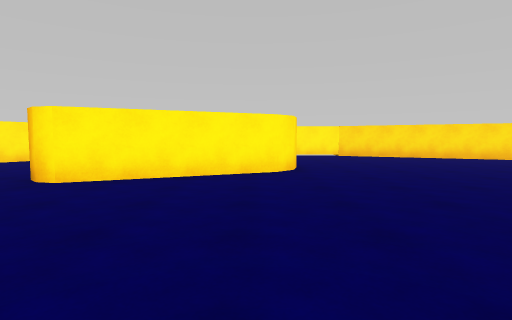
[1] (above)

24 first-person views from a walk through a Unity game level. The camera is 1.3 m above the floor, tilts 4° down and sees 80° across. The floor is counted in squares, 2 m on a side. Each view is taken from the middle of a square. On the plan, view 1 faces up. The plan holds only what a view shows up to about 10 squares ahead; the rest is blank.

[2]
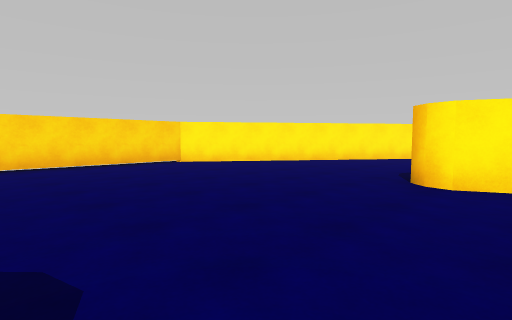

[3]
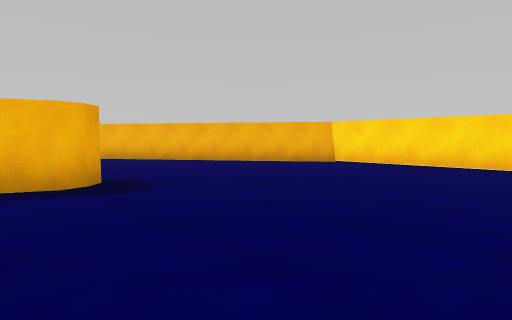

[4]
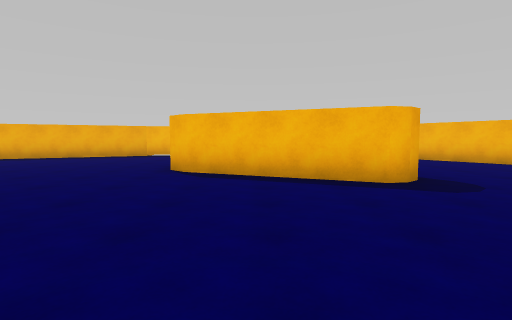

[5]
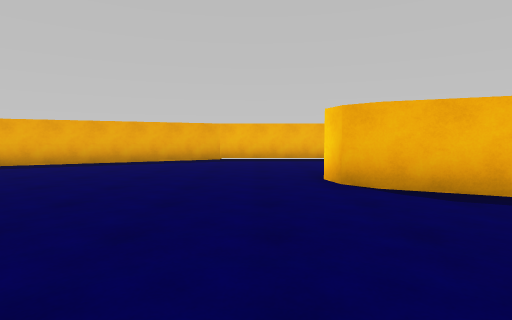

[6]
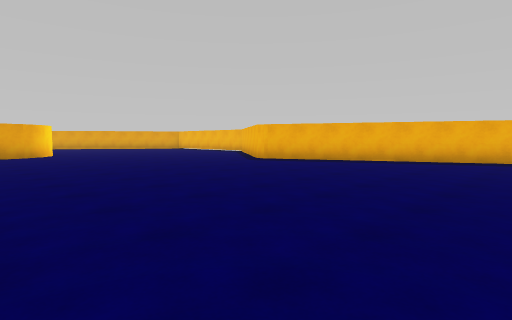

[7]
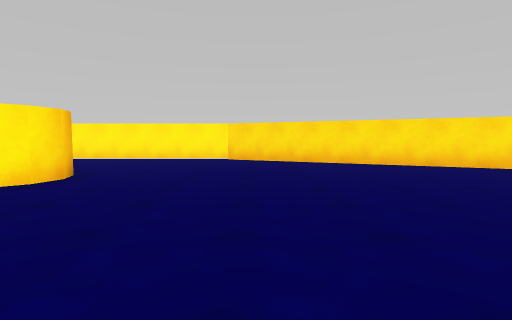

[8]
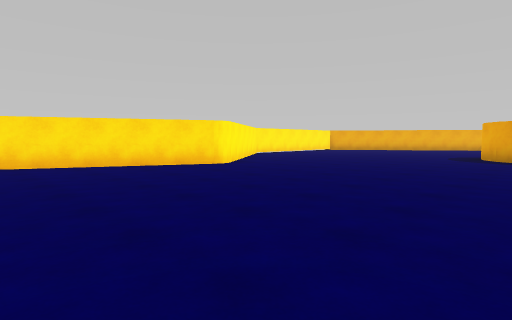

[9]
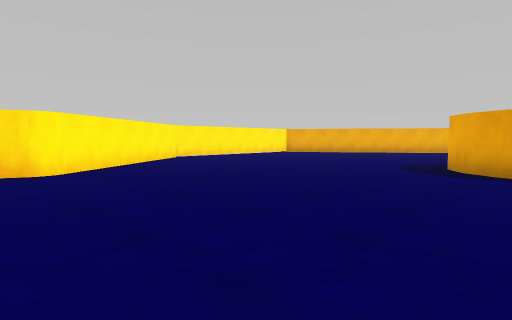

[10]
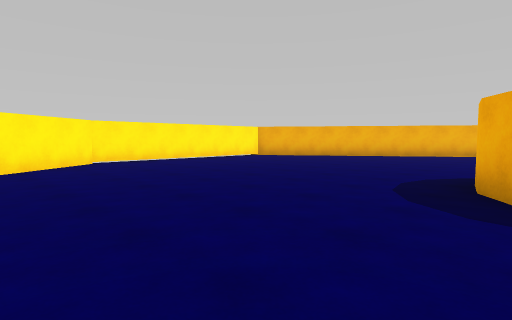

[11]
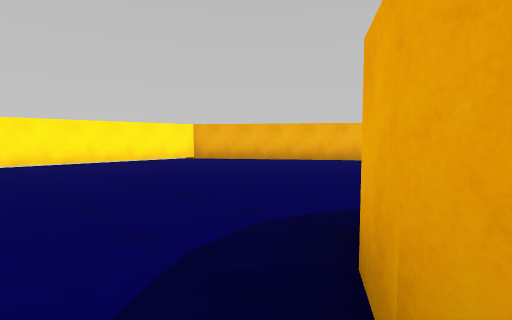

[12]
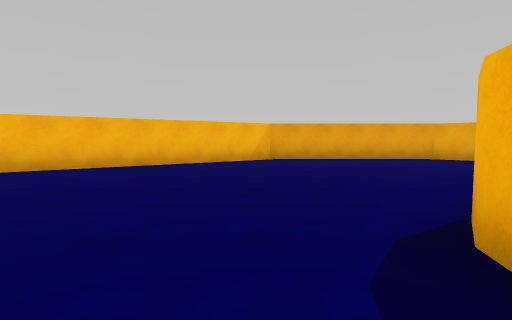

[13]
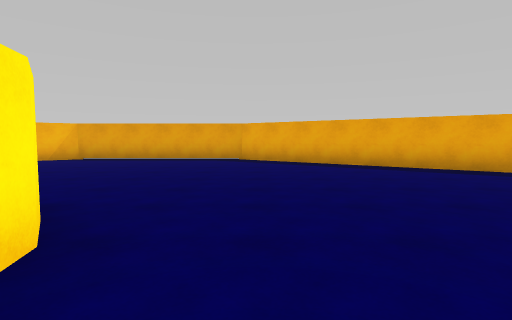

[14]
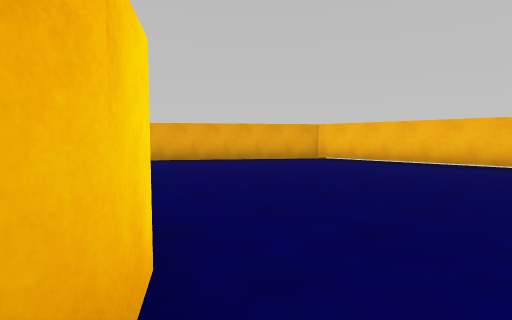

[15]
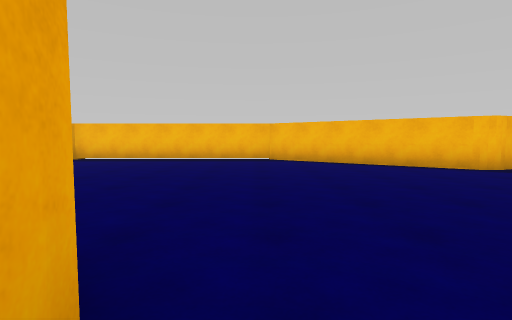

[16]
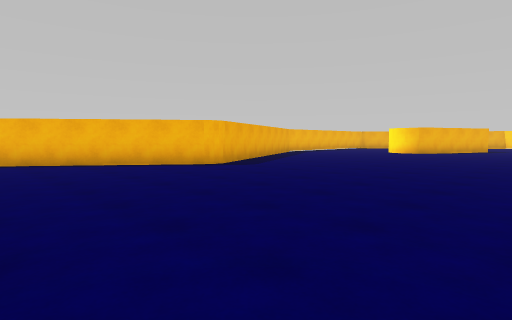

[17]
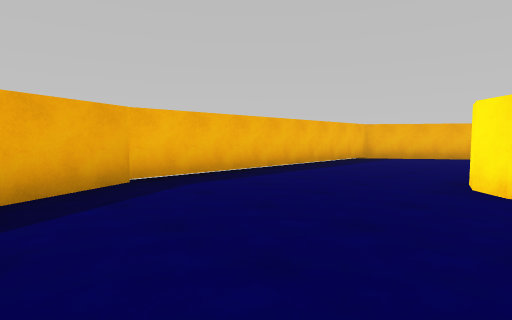

[18]
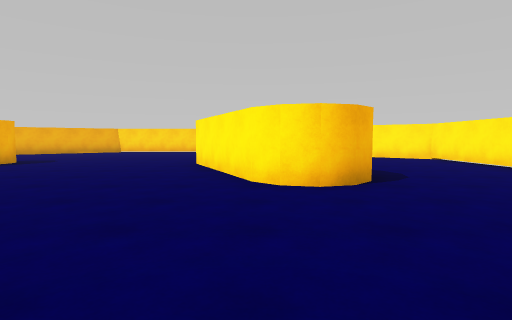

[19]
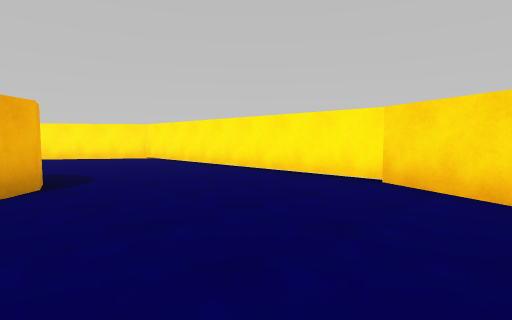

[20]
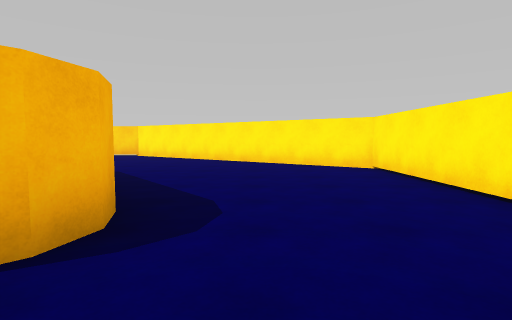

[21]
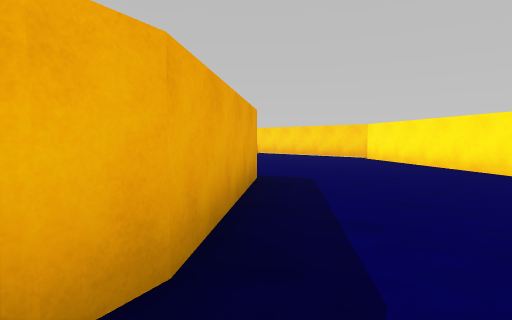

[22]
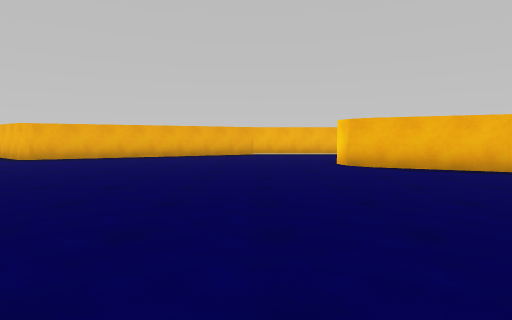

[23]
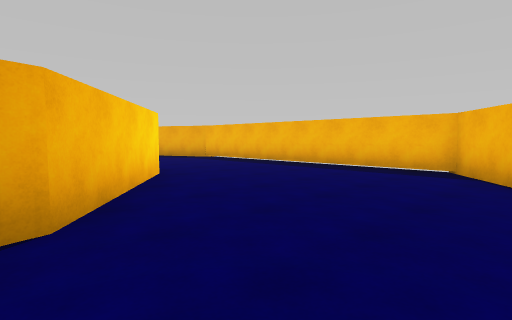

[24]
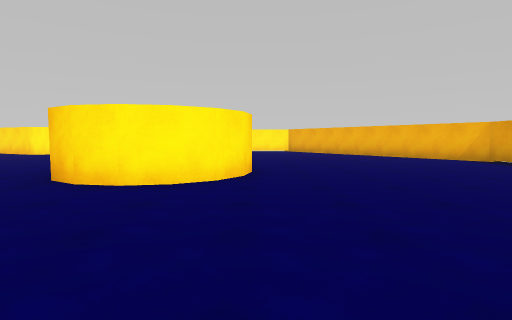

### Floor plan
Points are (right, up) in squares from view 1. A wall is a line through its corners. A room is listed if a view was taken in it or the views show most of it. See-through windows are left out.
Room 1 (views 1, 2, 3, 4, 5, 6, 7, 8, 9, 10, 11, 12, 13, 14, 15, 16, 17, 18, 19, 20, 21, 22, 23, 24)
walls: (10.1, -4.2) (14.6, -7.5) (20.7, -7.5) (25.5, -0.6) (25.5, 4.6) (20.6, 11.5) (14.6, 11.5) (10.2, 8.2) (3.1, 11.5) (-4.7, 11.5) (-9.5, 4.6) (-9.5, -0.6) (-4.7, -7.5) (3.1, -7.5) (10.1, -4.2); (15.4, 2.6) (15.8, 3.3) (16.4, 3.7) (17.1, 3.8); (0.8, 6.4) (0.4, 5.9); (0.8, -3.3) (0.4, -3.8) (-0.2, -3.9); (17.8, 3.7) (18.5, 3.2); (-0.6, -3.8) (-3.6, -1.5); (18.9, 1.9) (18.8, 1.3) (18.4, 0.7) (17.8, 0.3) (17.1, 0.2) (16.4, 0.3) (15.8, 0.7) (15.4, 1.3) (15.3, 2); (-2.9, 4.4) (-3.3, 4.5) (-3.6, 4.9); (-3.1, -0.4) (0.4, -1.9) (0.8, -2.3) (0.9, -2.9); (-3.6, -0.8) (-3.3, -0.5) (-3, -0.4); (-3.5, 5.5) (-0.7, 7.7) (-0.2, 7.9) (0.4, 7.8) (0.8, 7.4) (0.9, 6.9) (0.7, 6.1) (-3.1, 4.4)

Where each view was taken, in squares from view 1:
view 1: 0 up, 0 right, facing up
view 2: 0 up, 2 left, facing up-left
view 3: 4 up, 2 left, facing down-left
view 4: 4 up, 1 left, facing down
view 5: 2 up, 2 right, facing down
view 6: 3 up, 3 right, facing down-right
view 7: 2 up, 4 right, facing up
view 8: 2 up, 5 right, facing up-right
view 9: 2 up, 9 right, facing up-right
view 10: 3 up, 12 right, facing up-right
view 11: 3 up, 15 right, facing up-right
view 12: 5 up, 16 right, facing right
view 13: 1 down, 16 right, facing right
view 14: 1 up, 15 right, facing down-right
view 15: 2 up, 15 right, facing down
view 16: 2 up, 15 right, facing down-left
view 17: 3 down, 5 right, facing down-left
view 18: 6 up, 5 right, facing left
view 19: 7 up, 5 right, facing up-left
view 20: 9 up, 2 right, facing left
view 21: 9 up, 0 right, facing down-left
view 22: 5 up, 3 right, facing down
view 23: 1 down, 6 left, facing down-right
view 24: 4 down, 19 right, facing up
